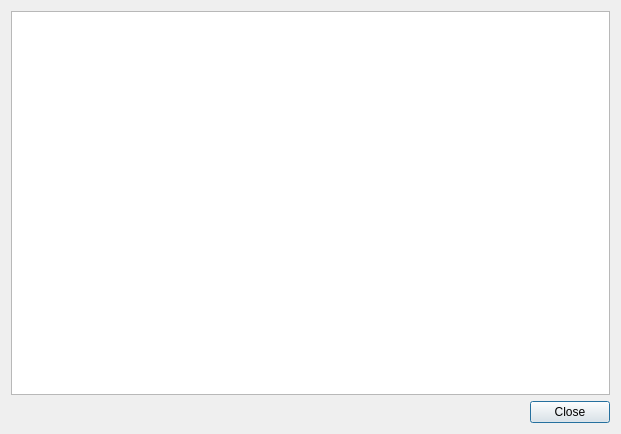
<?xml version="1.0" encoding="UTF-8"?>
<ui version="4.0">
 <class>DiagnosticsDialog</class>
 <widget class="QDialog" name="DiagnosticsDialog">
  <property name="geometry">
   <rect>
    <x>0</x>
    <y>0</y>
    <width>621</width>
    <height>434</height>
   </rect>
  </property>
  <property name="minimumSize">
   <size>
    <width>0</width>
    <height>353</height>
   </size>
  </property>
  <property name="windowTitle">
   <string>Tomahawk Diagnostics</string>
  </property>
  <layout class="QVBoxLayout" name="verticalLayout_2">
   <item>
    <widget class="QTextEdit" name="logView"/>
   </item>
   <item>
    <widget class="QDialogButtonBox" name="buttonBox">
     <property name="orientation">
      <enum>Qt::Horizontal</enum>
     </property>
     <property name="standardButtons">
      <set>QDialogButtonBox::Close</set>
     </property>
    </widget>
   </item>
  </layout>
 </widget>
 <resources>
  <include location="../resources.qrc"/>
 </resources>
 <connections/>
</ui>
